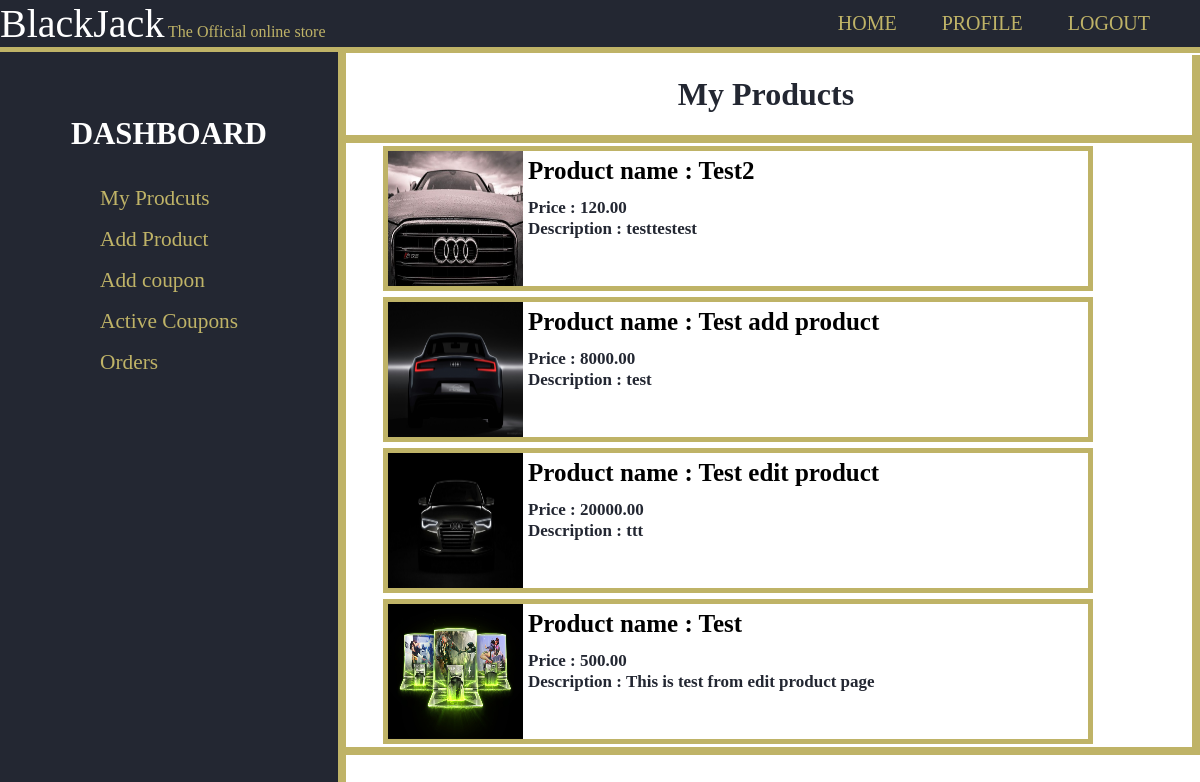
Before: /shop/ (signed in) with the older database file.
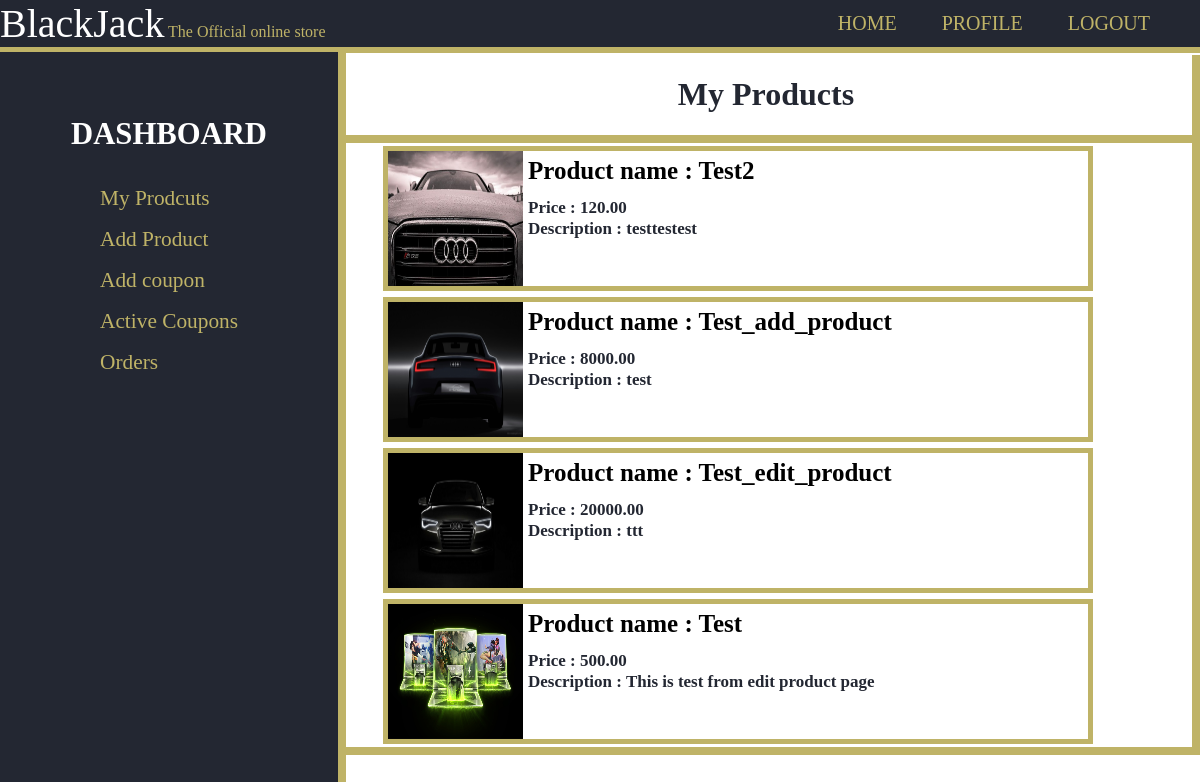
After: the same page with the newer database file.
### products/models.py (models this page shows, shortened)
class Product(models.Model):
    id = models.UUIDField(primary_key=True, default=uuid.uuid4, editable=False)
    name = models.CharField(max_length=100)
    price = models.DecimalField(max_digits=7,decimal_places=2)
    description = models.TextField(blank=True)
    remaininginstock = models.PositiveSmallIntegerField(default=1)
    featured = models.BooleanField(default=False)
    image = models.ImageField(null=True,blank=True,upload_to='product_images/')
    shop = models.ForeignKey('shop.Shop',on_delete=models.CASCADE)
    reviews = models.ManyToManyField(Review, blank=True, related_name="reviews")

### shop/views.py (the view)
# urls.py: path('',views.dashboard,name='shopdashboard'),
@login_required
def dashboard(request):
    if request.user.shop:
        return render(request,'shop/Dashboard.html',{
            'shop':request.user.shop,
            'products' : request.user.shop.products.all()
        })
    else:
        return render(request,'shop/not_a_seller.html')

### shop/templates/shop/Dashboard.html (shortened to what this page needs)
{% extends 'shop/layout.html' %}
{% block name %}My Products{% endblock %}
{% block body %}
  <div id="items">
    <div class="itemscontainer">
        {% for product in products %}
        <div class="item" title="{{ product.name }}">
          <img src="{{ product.image.url }}" height="135" width="135">
          <p style="font-size:25px; font-weight:bold; position:relative; top:5px;"><a href="{% url 'editproduct' product.id %}">Product name : {{ product.name }}</a></p>
          <p><span style="font-weight:bold;">Price : </span> {{product.price}}</p>
          <p><span style="font-weight:bold;">Description : </span> {{product.description}}</p>
        </div>
        {% endfor %}
    </div>
  </div>
{% endblock %}

### shop/templates/shop/layout.html (shortened to what this page needs)
{% load static %}
<!DOCTYPE html>
<html lang="en">
    <head>
    </head>
    <body>
        <header>
            <div class="Container">
                <div id="header">
                <span id="BlackJack">BlackJack</span>
                <span id="official">The Official online store </span>
            </div>
        <nav> <ul style="margin-top:12px;">
            <li> <a href="#"> Home </a> </li>
            <li> <a href="{% url 'userdashboard'%}"> Profile </a></li>
            {% if user.is_authenticated %}
            <li> <a href="{% url 'logout' %}">  Logout  </a> </li>
            {% else %}
            <li> <a href="{% url 'login' %}">  Login  </a> </li>
            {% endif %}
        </ul> </nav>
            </div>
        </header>
        <section id="sidemenu">
            <h1 style="color:white; padding-left:40px; font-size:23pt;">   DASHBOARD  </h1>
            <nav> <ul>
            <li> <a href="{% url 'shopdashboard' %}"> My Prodcuts </a>
            <li> <a href="{% url 'addproduct' %}"> Add Product </a> </li>
            <li> <a href="{% url 'addcoupon' %}"> Add coupon </a>
            <li> <a href="{% url 'activecoupons' %}"> Active Coupons</a></li>
            <li> <a href="#"> Orders </a>
        </ul> </nav>
        </section>
        <div class="container-1">
            <div class="box" id="upperinfo">
              <h1>{% block name %} {% endblock %}</h1>
            </div>
            <div class="box" id="info">
                {% block body %}
                {% endblock %}
            </div>
        </div>
    </body>
</html>

### shop/templates/shop/Dashboard.html (style rules this page uses)
#items { margin-left: 40px; overflow: hidden; }
.item { float:left; width:700px; background-color:white; border:5px solid #BFB367; margin:3px; }
.item a { color:black; text-decoration: none; }
.itemscontainer { border:navy; }
.item p { color:#232732; font-size:17px; position:relative; top:17px; margin:1px; }
.item img { float:left; height:135px; margin-right:5px; }

### shop/templates/shop/layout.html (style rules this page uses)
body { margin:0px; }
.Container { overflow: hidden; }
header { background-color: #232732; color: #ffffff; border-bottom: #BFB367 6px solid; position: fixed; top: 0px; left: 0px; right: 0px; z-index: 1; }
header ul { margin:0; padding: 0; }
header li { display: inline; padding: 0 20px 0 20px; }
header a { text-decoration: none; color: #BFB367; text-transform: uppercase; font-size:15pt; }
header nav { float:right; padding-right:30px; }
#sidemenu { float:left; padding: 40px 70px 50px 30px; background-color:#232732; border-right: 8px #BFB367 solid; text-align:center; text-decoration:none; position: fixed; z-index: 1; bottom: 0px; top: 52px; }
#sidemenu nav { text-align:left; }
#sidemenu nav ul li { list-style: none; }
#sidemenu a { text-decoration: none; color: #BFB367; padding:8px 30px; display:block; font-size:16pt; }
.container-1 { color:#232732; display:flex; flex-direction:column; margin-top: 55px; margin-left: 340px; }
#upperinfo { text-align:center; border-bottom: solid 8px #BFB367 ; border-right: solid 8px #BFB367 ; }
#info { border-right: solid 8px #BFB367 ; border-bottom: solid 8px #BFB367 ; font-weight:bold; }
#official { color: #BFB367; margin-top: 10%; margin-bottom: 5%; display:inline; }
#BlackJack { font-size: 40px; color: white; display:inline; }
#header { display:inline-block; }

Changed rows visible on the page:
changed Product "test": name "Test add product" → "Test_add_product"
changed Product "ttt": name "Test edit product" → "Test_edit_product"
